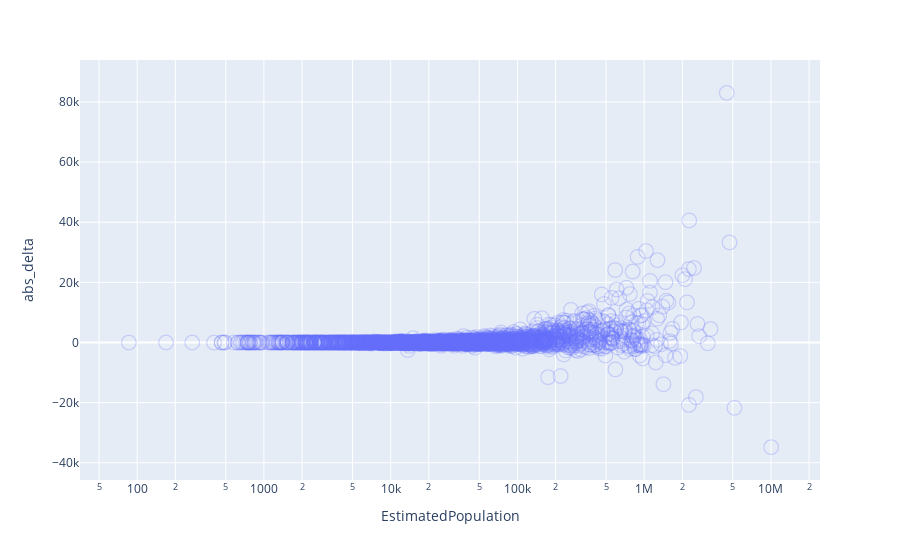

The cell this chart's notebook holds for it:
### Code cell
fig = px.scatter(
    pops,
    x='EstimatedPopulation',
    y='abs_delta',
   
#     color_continuous_scale=px.colors.cmocean.thermal
    height=400,
    opacity=.25 ,size=[5]*len(pops), size_max=15,
    log_x=True,
    symbol_sequence=["circle-open"]
    
    
)

fig.show()

### Figure 1 — Plotly figure (JSON) as saved in the notebook; plotly's stock layout.template omitted (floating-point values rounded to 4 significant figures; data arrays with more than 128 entries replaced by an {"elided": "..."} marker saying what was removed)
{"data": [{"hovertemplate": "EstimatedPopulation=%{x}<br>abs_delta=%{y}<br>size=%{marker.size}<extra></extra>", "legendgroup": "", "marker": {"color": "#636efa", "opacity": 0.25, "size": {"elided": "3220 int values"}, "sizemode": "area", "sizeref": 0.02222, "symbol": "circle-open"}, "mode": "markers", "name": "", "showlegend": false, "type": "scattergl", "x": {"elided": "3220 int values"}, "xaxis": "x", "y": {"elided": "3220 int values"}, "yaxis": "y"}], "layout": {"autosize": true, "legend": {"itemsizing": "constant", "tracegroupgap": 0}, "margin": {"t": 60}, "xaxis": {"anchor": "y", "autorange": true, "domain": [0, 1], "range": [1.555, 7.382], "title": {"text": "EstimatedPopulation"}, "type": "log"}, "yaxis": {"anchor": "x", "autorange": true, "domain": [0, 1], "range": [-48730.0, 96940.0], "title": {"text": "abs_delta"}, "type": "linear"}}}
